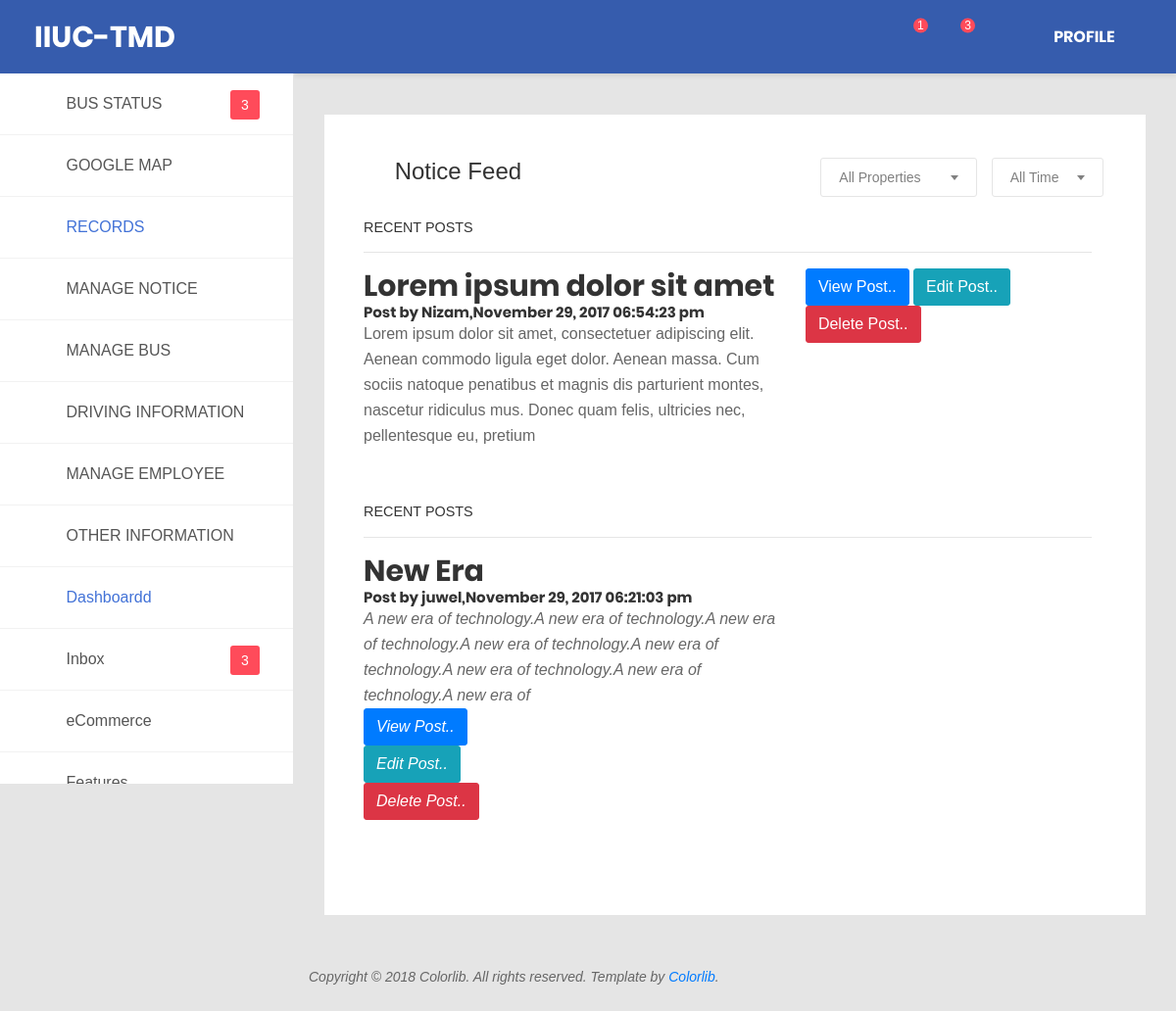
Page /ad/blog.php (signed in) on the committed database.
### tables this page shows
CREATE TABLE `blogs` (
  `blog_id` int(11) NOT NULL,
  `username` varchar(200) NOT NULL,
  `heading` varchar(200) NOT NULL,
  `details` text NOT NULL,
  `image` varchar(250) NOT NULL,
  `date_time` varchar(100) NOT NULL
);

### ad/blog.php (the view, shortened to what this page needs)
<!DOCTYPE html>
<html lang="en">
<head>
    <link href="css/font-face.css" rel="stylesheet" media="all">
    <link href="vendor/font-awesome-4.7/css/font-awesome.min.css" rel="stylesheet" media="all">
    <link href="vendor/font-awesome-5/css/fontawesome-all.min.css" rel="stylesheet" media="all">
    <link href="vendor/mdi-font/css/material-design-iconic-font.min.css" rel="stylesheet" media="all">
    <link href="vendor/bootstrap-4.1/bootstrap.min.css" rel="stylesheet" media="all">
    <link href="vendor/animsition/animsition.min.css" rel="stylesheet" media="all">
    <link href="vendor/bootstrap-progressbar/bootstrap-progressbar-3.3.4.min.css" rel="stylesheet" media="all">
    <link href="vendor/wow/animate.css" rel="stylesheet" media="all">
    <link href="vendor/css-hamburgers/hamburgers.min.css" rel="stylesheet" media="all">
    <link href="vendor/slick/slick.css" rel="stylesheet" media="all">
    <link href="vendor/select2/select2.min.css" rel="stylesheet" media="all">
    <link href="vendor/perfect-scrollbar/perfect-scrollbar.css" rel="stylesheet" media="all">
    <link href="css/theme.css" rel="stylesheet" media="all">
</head>
<body>
<div class="page-wrapper">
    <?php include('include/navbar.php') ?>
    <div class="main-content">
        <div class="section__content section__content--p30">
            <div class="container-fluid">
                <div class="row">
                    <div class="row">
                        <div class="col-lg-12">
                            <div class="user-data m-b-30">
                                <div class="row">
                                    <div class="col-7">
                                        <h3 class="title-3 m-b-30">
                                            <i class="zmdi zmdi-account-calendar"></i>Notice Feed
                                        </h3>
                                    </div>
                                    <div class="col-5">
                                        <div class="rs-select2--dark rs-select2--md m-r-10 rs-select2--border">
                                        </div>
                                        <div class="rs-select2--dark rs-select2--sm rs-select2--border">
                                        </div>
                                    </div>
                                </div>
                                <div class="filters m-b-45">
                                    <?php
                                    $sql = "SELECT * FROM blogs ORDER BY blog_id DESC";
                                    $result = $connection->query($sql);
                                    while($row = $result->fetch_assoc()) {
                                        $heading = $row['heading'];
                                        $details = $row['details'];
                                        $username = $row['username'];
                                        $date_time = $row['date_time'];
                                        $blog_id = $row['blog_id'];
                                        ?>
                                        <h4><small>RECENT POSTS</small></h4>
                                        <hr>
                                    <div class="row">
                                        <div class="col-7">
                                        <h2><?php echo $heading; ?></h2>
                                        <h5><span class="glyphicon glyphicon-time"></span> Post by <?php echo $username.",".$date_time; ?></h5>
                                        <?php echo substr($details,0,250); ?>
                                        </div>
                                            <div class="col-5">
                                        <a class="btn btn-primary" href="single-blog.php?id=<?php echo $blog_id?>">View Post..</a>
                                        <a class="btn btn-info" href="update-blog.php?id=<?php echo $blog_id?>">Edit Post..</a>
                                        <a class="btn btn-danger" href="delete_blog.php?id=<?php echo $blog_id?>">Delete Post..</a>
                                            </div>
                                    </div>
                                        <br><br>
                                    <?php } ?>
                                </div>
                            </div>
                        </div>
                        <div class="row">
                            <div class="col-md-12">
                                <div class="copyright">
                                    <p>Copyright © 2018 Colorlib. All rights reserved. Template by <a href="https://colorlib.com">Colorlib</a>.</p>
                                </div>
                            </div>
                        </div>
                    </div>
                </div>
            </div>
        </div>
    </div>
</div>
</div>
</body>
</html>

### rows in the picture
blogs: heading "Lorem ipsum dolor sit amet", username "Nizam", date_time "November 29, 2017 06:54:23 pm", details "Lorem ipsum dolor sit amet, consectetuer adipiscing elit. Aenean commodo ligula eget dolor. Aenean massa. Cum sociis natoque penatibus et magnis dis parturient montes, nascetur ridiculus mus. Donec quam felis, ultricies nec, pellentesque eu, pretium"
blogs: heading "New Era", username "juwel", date_time "November 29, 2017 06:21:03 pm", details "A new era of technology. A new era of technology. A new era of technology. A new era of technology. A new era of technology. A new era of technology. A new era of technology. A new era of"
